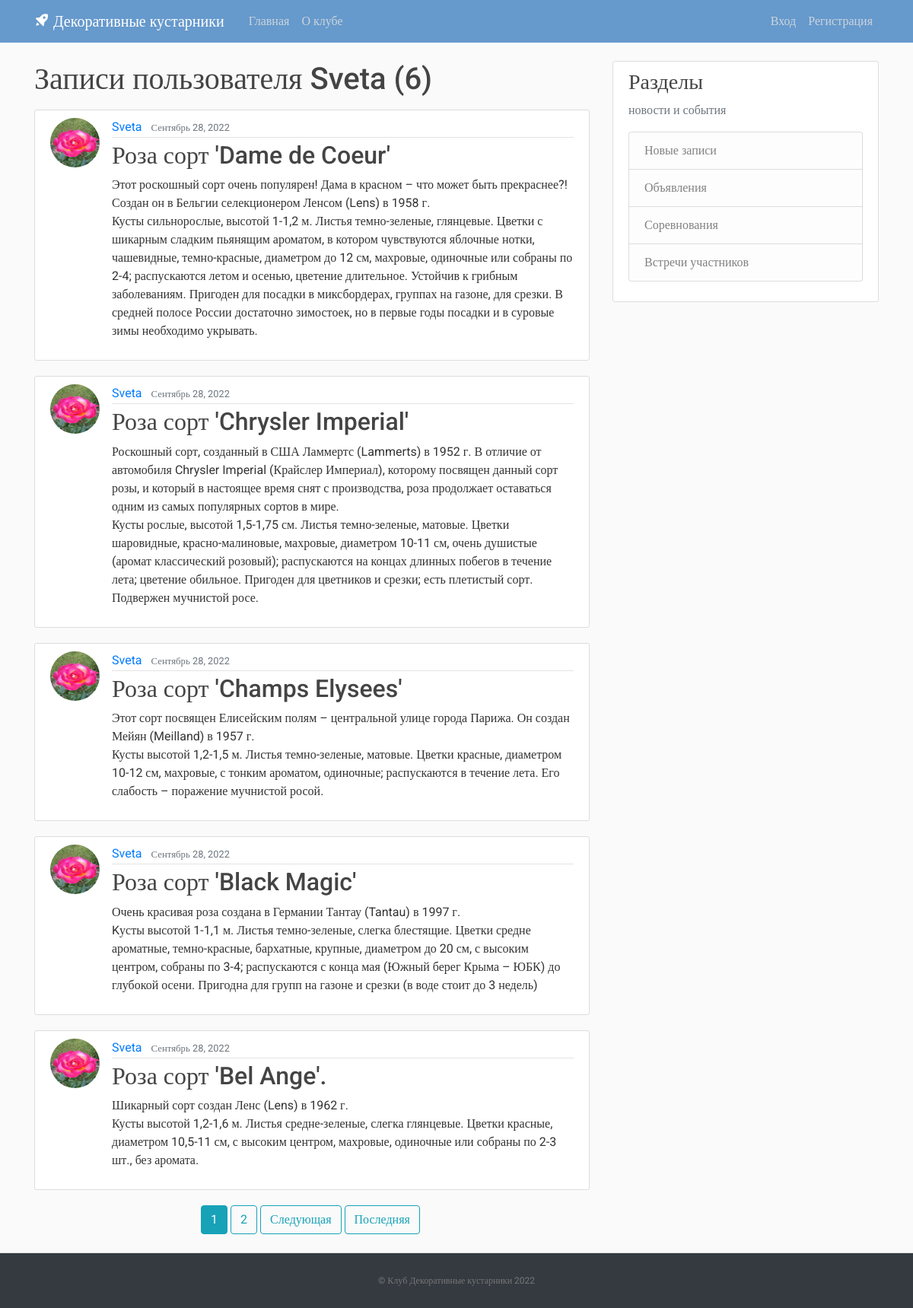
Page /user/Sveta on the committed database.
### blog/models.py (models this page shows, shortened)
class Post(models.Model):
    title = models.CharField(max_length=100)
    content = models.TextField()
    date_posted = models.DateTimeField(default=timezone.now)
    author = models.ForeignKey(User, on_delete=models.CASCADE)

### users/models.py (models this page shows, shortened)
class Profile(models.Model):
    user = models.OneToOneField(User, on_delete=models.CASCADE)
    image = models.ImageField(default='default.jpg', upload_to='profile_pics')

### blog/views.py (the view)
# urls.py: path('user/<str:username>', UserPostListView.as_view(), name='user-posts'),
class UserPostListView(ListView):
    model = Post
    template_name = 'blog/user_posts.html'
    context_object_name = 'posts'
    paginate_by = 5
    def get_queryset(self):
        user = get_object_or_404(User, username=self.kwargs.get('username'))
        return Post.objects.filter(author=user).order_by('-date_posted')

### blog/templates/blog/user_posts.html (shortened to what this page needs)
{% extends "blog/base.html" %}
{% block content %}
    <h1 class="mb-3">Записи пользователя {{ view.kwargs.username }} ({{ page_obj.paginator.count }})</h1>
    {% for post in posts %}
        <article class="media content-section">
          <img class="rounded-circle article-img" src="{{ post.author.profile.image.url }}">
          <div class="media-body">
            <div class="article-metadata">
              <a class="mr-2" href="{% url 'user-posts' post.author.username %}">{{ post.author }}</a>
              <small class="text-muted">{{ post.date_posted|date:"F d, Y" }}</small>
            </div>
            <h2><a class="article-title" href="{% url 'post-detail' post.id %}">{{ post.title }}</a></h2>
            <p class="article-content">{{ post.content }}</p>
          </div>
        </article>
    {% endfor %}
    <div class="pagination justify-content-center">
    {% if is_paginated %}
      {% for num in page_obj.paginator.page_range %}
        {% if page_obj.number == num %}
          <a class="btn btn-info mb-4 mr-1" href="?page={{ num }}">{{ num }}</a>
        {% elif num > page_obj.number|add:'-3' and num < page_obj.number|add:'3' %}
          <a class="btn btn-outline-info mb-4 mr-1" href="?page={{ num }}">{{ num }}</a>
        {% endif %}
      {% endfor %}
      {% if page_obj.has_next %}
        <a class="btn btn-outline-info mb-4 mr-1" href="?page={{ page_obj.next_page_number }}">Следующая</a>
        <a class="btn btn-outline-info mb-4 mr-1" href="?page={{ page_obj.paginator.num_pages }}">Последняя</a>
      {% endif %}
    {% endif %}
  </div>
{% endblock content %}

### blog/static/blog/main.css (style rules this page uses)
body, html { width:100%; height:100% }
body { margin:0; padding:0; background: #fafafa; color: #333333; margin-top: 5rem; font-family:Roboto; }
h1, h2, h3, h4, h5, h6 { color: #444444; }
.content-section { background: #ffffff; padding: 10px 20px; border: 1px solid #dddddd; border-radius: 3px; margin-bottom: 20px; }
.article-title { color: #444444; }
.article-content { white-space: pre-line; }
.article-img { height: 65px; width: 65px; margin-right: 16px; }
.article-metadata { padding-bottom: 1px; margin-bottom: 4px; border-bottom: 1px solid #e3e3e3 }

### rows in the picture
Post: author.profile.image (picture), author "Sveta", date_posted "Сентябрь 28, 2022", title "Роза сорт 'Dame de Coeur'", content "Этот роскошный сорт очень популярен! Дама в красном – что может быть прекраснее?! Создан он в Бельгии селекционером Ленсом (Lens) в 1958 г. Кусты сильнорослые, высотой 1-1,2 м. Листья темно-зеленые, глянцевые. Цветки с шикарным сладким пьянящим ароматом, в котором чувствуются яблочные нотки, чашевидные, темно-красные, диаметром до 12 см, махровые, одиночные или собраны по 2-4; распускаются летом и осенью, цветение длительное. Устойчив к грибным заболеваниям. Пригоден для посадки в миксбордерах, группах на газоне, для срезки. В средней полосе России достаточно зимостоек, но в первые годы посадки и в суровые зимы необходимо укрывать."
Post: author.profile.image (picture), author "Sveta", date_posted "Сентябрь 28, 2022", title "Роза сорт 'Chrysler Imperial'", content "Роскошный сорт, созданный в США Ламмертс (Lammerts) в 1952 г. В отличие от автомобиля Chrysler Imperial (Крайслер Империал), которому посвящен данный сорт розы, и который в настоящее время снят с производства, роза продолжает оставаться одним из самых популярных сортов в мире. Кусты рослые, высотой 1,5-1,75 см. Листья темно-зеленые, матовые. Цветки шаровидные, красно-малиновые, махровые, диаметром 10-11 см, очень душистые (аромат классический розовый); распускаются на концах длинных побегов в течение лета; цветение обильное. Пригоден для цветников и срезки; есть плетистый сорт. Подвержен мучнистой росе."
Post: author.profile.image (picture), author "Sveta", date_posted "Сентябрь 28, 2022", title "Роза сорт 'Champs Elysees'", content "Этот сорт посвящен Елисейским полям – центральной улице города Парижа. Он создан Мейян (Meilland) в 1957 г. Кусты высотой 1,2-1,5 м. Листья темно-зеленые, матовые. Цветки красные, диаметром 10-12 см, махровые, с тонким ароматом, одиночные; распускаются в течение лета. Его слабость – поражение мучнистой росой."
Post: author.profile.image (picture), author "Sveta", date_posted "Сентябрь 28, 2022", title "Роза сорт 'Black Magic'", content "Очень красивая роза создана в Германии Тантау (Tantau) в 1997 г. Kусты высотой 1-1,1 м. Листья темно-зеленые, слегка блестящие. Цветки средне ароматные, темно-красные, бархатные, крупные, диаметром до 20 см, с высоким центром, собраны по 3-4; распускаются с конца мая (Южный берег Крыма – ЮБК) до глубокой осени. Пригодна для групп на газоне и срезки (в воде стоит до 3 недель)"
Post: author.profile.image (picture), author "Sveta", date_posted "Сентябрь 28, 2022", title "Роза сорт 'Bel Ange'.", content "Шикарный сорт создан Ленс (Lens) в 1962 г. Кусты высотой 1,2-1,6 м. Листья средне-зеленые, слегка глянцевые. Цветки красные, диаметром 10,5-11 см, с высоким центром, махровые, одиночные или собраны по 2-3 шт., без аромата."

### other values in the picture
{{ view.kwargs.username }} "Sveta"
{{ page_obj.paginator.count }} "6"
{{ num }} "1"
{{ num }} "2"
